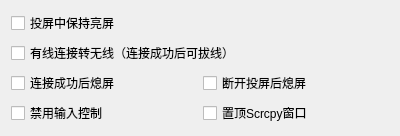
          <widget class="CardWidget" name="CardWidget_2">
           <property name="minimumSize">
            <size>
             <width>400</width>
             <height>0</height>
            </size>
           </property>
           <property name="maximumSize">
            <size>
             <width>400</width>
             <height>16777215</height>
            </size>
           </property>
           <layout class="QVBoxLayout" name="verticalLayout_2">
            <item>
             <widget class="CheckBox" name="stay_awake">
              <property name="toolTip">
               <string>--stay-awake</string>
              </property>
              <property name="text">
               <string>投屏中保持亮屏</string>
              </property>
             </widget>
            </item>
            <item>
             <widget class="CheckBox" name="tcpip_connect">
              <property name="toolTip">
               <string>--tcpip
有线连接成功后自动转为无线通道
此功能需要被控设备与此电脑处在同一局域网</string>
              </property>
              <property name="text">
               <string>有线连接转无线（连接成功后可拔线）</string>
              </property>
             </widget>
            </item>
            <item>
             <layout class="QHBoxLayout" name="horizontalLayout_19">
              <item>
               <widget class="CheckBox" name="turn_screen_off">
                <property name="toolTip">
                 <string>--turn-screen-off</string>
                </property>
                <property name="text">
                 <string>连接成功后熄屏</string>
                </property>
               </widget>
              </item>
              <item>
               <widget class="CheckBox" name="power_off_on_close">
                <property name="toolTip">
                 <string>--power-off-on-close</string>
                </property>
                <property name="text">
                 <string>断开投屏后熄屏</string>
                </property>
               </widget>
              </item>
             </layout>
            </item>
            <item>
             <layout class="QHBoxLayout" name="horizontalLayout_9">
              <item>
               <widget class="CheckBox" name="no_control">
                <property name="toolTip">
                 <string>--no-control</string>
                </property>
                <property name="text">
                 <string>禁用输入控制</string>
                </property>
               </widget>
              </item>
              <item>
               <widget class="CheckBox" name="always_on_top">
                <property name="toolTip">
                 <string>--always-on-top</string>
                </property>
                <property name="text">
                 <string>置顶Scrcpy窗口</string>
                </property>
               </widget>
              </item>
             </layout>
            </item>
           </layout>
          </widget>
